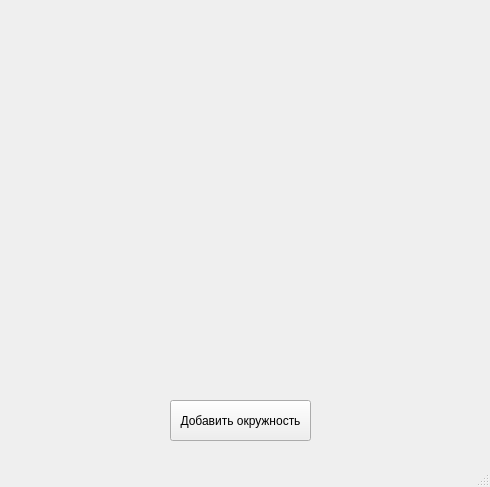
<?xml version="1.0" encoding="UTF-8"?>
<ui version="4.0">
 <class>MainWindow</class>
 <widget class="QMainWindow" name="MainWindow">
  <property name="geometry">
   <rect>
    <x>0</x>
    <y>0</y>
    <width>490</width>
    <height>487</height>
   </rect>
  </property>
  <property name="windowTitle">
   <string>MainWindow</string>
  </property>
  <widget class="QWidget" name="centralwidget">
   <widget class="QPushButton" name="addBtn">
    <property name="geometry">
     <rect>
      <x>170</x>
      <y>400</y>
      <width>141</width>
      <height>41</height>
     </rect>
    </property>
    <property name="text">
     <string>Добавить окружность</string>
    </property>
   </widget>
  </widget>
  <widget class="QMenuBar" name="menubar">
   <property name="geometry">
    <rect>
     <x>0</x>
     <y>0</y>
     <width>490</width>
     <height>21</height>
    </rect>
   </property>
  </widget>
  <widget class="QStatusBar" name="statusbar"/>
 </widget>
 <resources/>
 <connections/>
</ui>
